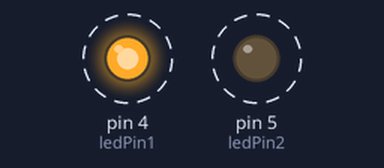
Simulated run of this sketch. Board: Arduino Uno, built with avr-gcc and run on an emulated ATmega328P. Shown: output pins drawn as LEDs (lit = HIGH). Dashed ring = blinking.

Above: at 0.5 s.
Timing chart, 0 to 4.6 s (numbered marks = the images above):
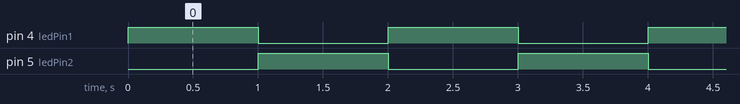

The sketch:

2_Flashing_LEDs.ino
```cpp
// setting pin numbers for use in functions.
 int ledPin1 = 4;   // Sets Pin 4 as the interger ledPin1
 int ledPin2 = 5;   // Sets Pin 5 as the interger ledPin2

void setup() {
  // put your setup code here, to run once:
  pinMode (ledPin1, OUTPUT);   // sets pin 4 as an output
  pinMode (ledPin2, OUTPUT);   // sets pin 5 as an output
}

void loop() {
  setLed1 (HIGH) ;  // Set LED1 on, and LED2 off.
  setLed1 (LOW) ;   // Set LED1 Off, and LED2 On.
}

void setLed1 (int led1) {
  digitalWrite (ledPin1, led1) ;  // the state of LED1 is determined by variable LED1

  if (led1 == HIGH)               // the state og LED2 is determined by variable LED1
    digitalWrite (ledPin2, LOW) ; // if LED1 is turned on. LED will be turned off
  else
    digitalWrite (ledPin2, HIGH) ;// if LED1 is turned off, LED2 will be turned on.

  delay(1000) ;                   // wait for a second
}
```

Measured:
- by itself, pin 4 (ledPin1), pin 5 (ledPin2): alternates HIGH for 1.0 s and LOW for 1.0 s
